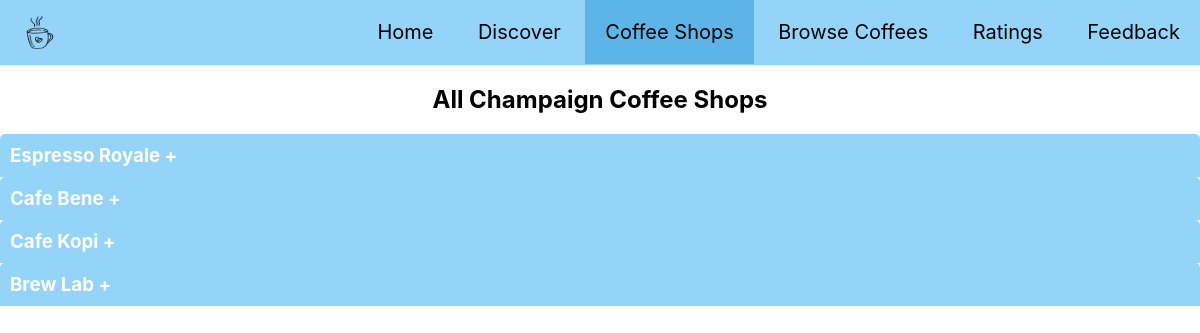
/coffee_shops, run on the app's committed database.
### db.py (models this page shows, shortened)
class CoffeeShop(Base):
    __tablename__ = 'coffee_shop'
    id = Column(Integer, primary_key=True)
    name = Column(String)
    location = Column(String)
    ratings = Column(Float, default=0.0)
    ratings_count = Column(Integer, default=0)
    proximity = Column(Float, default=1.0)

### app.py (the view)
@app.route('/coffee_shops')
def coffee_shops():
    coffee_shop_details = []
    api_key = config.GOOGLE_MAPS_API_KEY
    for shop in session.query(CoffeeShop).all():
        feedbacks = session.query(UserFeedback).filter(
            UserFeedback.coffee_shop_id == shop.id).all()
        coffee_shop_details.append({
            'shop': shop,
            'feedbacks': feedbacks
        })
    shop_id = request.args.get('shop_id')
    return render_template('coffee_shops.html', coffee_shop_details=coffee_shop_details, shop_id=shop_id)

### templates/coffee_shops.html (shortened to what this page needs)
<!DOCTYPE html>
<html>
<head>
	<link rel="stylesheet" type="text/css" href="{{ url_for('static', filename='style.css') }}?v={{ app_version }}">
</head>
<body>
		<div class="topnav">
			<img src="static/logo.png?v=1.0" alt="Coffee logo" style="float:left; width: 80px; height:65px;">
			<a href="{{url_for('home')}}">Home</a>
			<a href="{{url_for('discover')}}">Discover</a>
			<a class="active" href="{{ url_for('coffee_shops') }}">Coffee Shops</a>
			<a href="{{url_for('browse_coffees')}}">Browse Coffees</a>
			<a href="{{url_for('ratings')}}">Ratings</a>
			<a href="{{ url_for('feedback') }}">Feedback</a>
		</div>
		<center><h2>All Champaign Coffee Shops</h2></center>
		<div class="coffee-shops">
			{% for detail in coffee_shop_details %}
			<div class="coffee-shop">
					<h3 onclick="toggleDetails('{{ detail.shop.id }}')">{{ detail.shop.name }} <span class="expand-icon" id="icon-{{ detail.shop.id }}">+</span></h3>
			</div>
			{% endfor %}
    	</div>
</body>
</html>

### static/style.css (style rules this page uses)
body { margin: 0; font-family: 'Inter', sans-serif; }
.topnav { background-color: #94D4F9; overflow: hidden; text-align: right; }
.topnav a { float: none; display: inline-block; color: black; text-align: center; padding: 20px 20px; text-decoration: none; font-size: 20px; }
.active { background-color: #5db4e6; color: white; }
.coffee-shop h3 { background-color: #94D4F9; padding: 10px; color: white; border-radius: 5px 5px 0 0; margin-top: 0; margin-bottom: 0; }
.expand-icon { cursor: pointer; }

### data on the page
CoffeeShop: shop.name "Espresso Royale"
CoffeeShop: shop.name "Cafe Bene"
CoffeeShop: shop.name "Cafe Kopi"
CoffeeShop: shop.name "Brew Lab"
